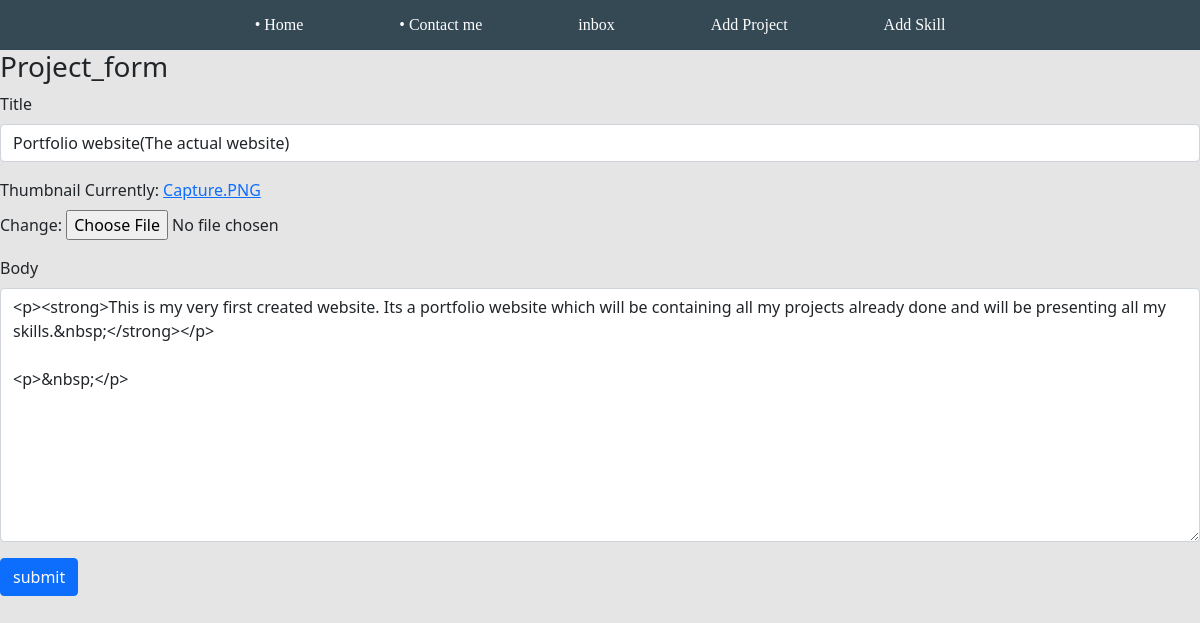
Page /edit-project1/664cad47-27d8-4f57-8508-50b4a7e3e7e7/ (signed in) on the committed database.
### base/models.py (models this page shows, shortened)
class ProjectLanguage(models.Model):
    title = models.CharField(max_length=200)
    thumbnail = models.ImageField(null=True)
    body = RichTextUploadingField()
    slug = models.SlugField(null=True, blank=True)
    created = models.TimeField(auto_now_add=True)
    id = models.UUIDField(default=uuid.uuid4, unique=True, primary_key=True, editable=False)

### base/views.py (the view)
# urls.py: path('edit-project1/<str:pk>/', views.editProject1, name='edit-project1'),
def editProject1(request, pk):
    project = ProjectLanguage.objects.get(id=pk)
    form = ProjectForm(instance=project)
    if request.method == 'POST':
        form = ProjectForm(request.POST, request.FILES, instance=project)
        if form.is_valid():
            form.save()
            return redirect('home')
    context = {'form': form}
    return render(request, 'base/project_form.html', context)

### base/form.py
class ProjectForm(ModelForm):
    class Meta:
        model = Project
        fields = ['title','thumbnail','body']
    def __init__(self, *args, **kwargs):
        super(ProjectForm, self).__init__(*args, **kwargs)
        self.fields['title'].widget.attrs.update(
            {'class': 'form-control'})
        self.fields['body'].widget.attrs.update(
            {'class': 'form-control'})

### base/templates/base/project_form.html (shortened to what this page needs)
{% extends 'base/main.html' %}
{% load static %}
{% block content %}
<div class ='container'>
    <h3> Project_form </h3>
    <form method="POST" enctype="multipart/form-data">
        {% for field in form %}
            <div class="mb-3">
                <label for="exampleInputPassword1" class="form-label">{{field.label}}</label>
                    {{field}}
            </div>
        {% endfor %}
        <input class='btn btn-primary' type="submit" value="submit">
    </form>
</div>
{% endblock content %}

### static/styles/main.css (style rules this page uses)
body { background-color: #E5E5E5; }
.container { padding:0 0em; max-height:100%; max-width:100%; }

### rows in the picture
ProjectLanguage: form "Portfolio website(The actual website)" "<p><strong>This is my very first created website. Its a portfolio website which will be containing all my projects already done and will be presenting all my skills.&nbsp;</strong></p> <p>&nbsp;</p>"

### other values in the picture
{{ field.label }} "Title" "Thumbnail" "Body"
